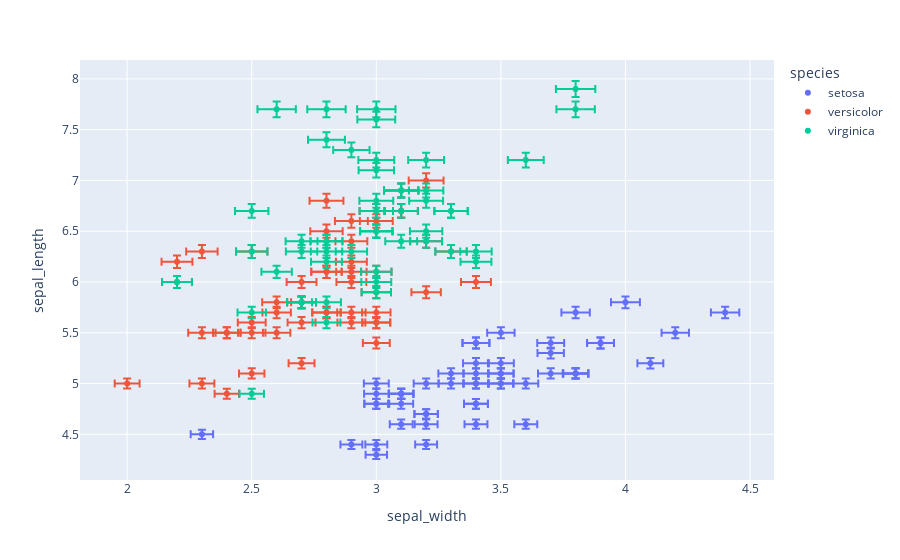

Write notebook code for a chart like this one.
### Code cell
import plotly.express as px
df = px.data.iris()
df['e'] = df['sepal_length']/100
px.scatter(df,x='sepal_width',y='sepal_length',color='species',error_x='e',error_y='e')
